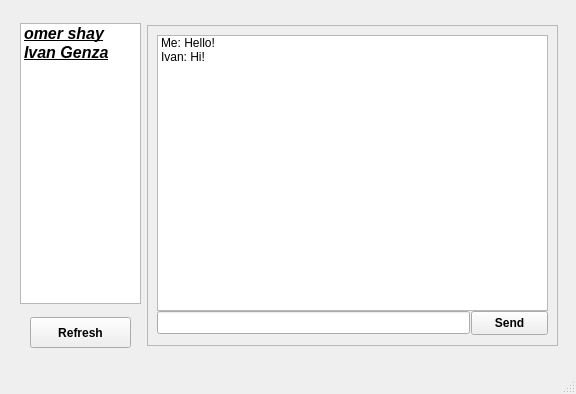
<?xml version="1.0" encoding="UTF-8"?>
<ui version="4.0">
 <class>student_chats</class>
 <widget class="QMainWindow" name="student_chats">
  <property name="geometry">
   <rect>
    <x>0</x>
    <y>0</y>
    <width>576</width>
    <height>394</height>
   </rect>
  </property>
  <property name="minimumSize">
   <size>
    <width>576</width>
    <height>394</height>
   </size>
  </property>
  <property name="maximumSize">
   <size>
    <width>576</width>
    <height>394</height>
   </size>
  </property>
  <property name="windowTitle">
   <string>MainWindow</string>
  </property>
  <widget class="QWidget" name="centralwidget">
   <layout class="QHBoxLayout" name="horizontalLayout">
    <property name="spacing">
     <number>6</number>
    </property>
    <property name="leftMargin">
     <number>20</number>
    </property>
    <property name="topMargin">
     <number>16</number>
    </property>
    <property name="rightMargin">
     <number>16</number>
    </property>
    <property name="bottomMargin">
     <number>16</number>
    </property>
    <item>
     <layout class="QVBoxLayout" name="verticalLayout_2">
      <item>
       <widget class="QListWidget" name="listWidget">
        <property name="minimumSize">
         <size>
          <width>121</width>
          <height>281</height>
         </size>
        </property>
        <property name="maximumSize">
         <size>
          <width>121</width>
          <height>281</height>
         </size>
        </property>
        <property name="font">
         <font>
          <pointsize>12</pointsize>
          <weight>75</weight>
          <italic>true</italic>
          <bold>true</bold>
          <underline>true</underline>
          <strikeout>false</strikeout>
         </font>
        </property>
        <property name="toolTip">
         <string>&lt;html&gt;&lt;head/&gt;&lt;body&gt;&lt;p align=&quot;center&quot;&gt;&lt;br/&gt;&lt;/p&gt;&lt;/body&gt;&lt;/html&gt;</string>
        </property>
        <property name="layoutDirection">
         <enum>Qt::LeftToRight</enum>
        </property>
        <property name="autoFillBackground">
         <bool>false</bool>
        </property>
        <item>
         <property name="text">
          <string>omer shay</string>
         </property>
        </item>
        <item>
         <property name="text">
          <string>Ivan Genza</string>
         </property>
        </item>
       </widget>
      </item>
      <item alignment="Qt::AlignHCenter">
       <widget class="QPushButton" name="show_chats_button">
        <property name="minimumSize">
         <size>
          <width>101</width>
          <height>31</height>
         </size>
        </property>
        <property name="maximumSize">
         <size>
          <width>101</width>
          <height>31</height>
         </size>
        </property>
        <property name="font">
         <font>
          <weight>75</weight>
          <italic>false</italic>
          <bold>true</bold>
         </font>
        </property>
        <property name="layoutDirection">
         <enum>Qt::LeftToRight</enum>
        </property>
        <property name="text">
         <string>Refresh</string>
        </property>
       </widget>
      </item>
     </layout>
    </item>
    <item>
     <widget class="QFrame" name="frame">
      <property name="minimumSize">
       <size>
        <width>411</width>
        <height>321</height>
       </size>
      </property>
      <property name="maximumSize">
       <size>
        <width>411</width>
        <height>321</height>
       </size>
      </property>
      <property name="frameShape">
       <enum>QFrame::StyledPanel</enum>
      </property>
      <property name="frameShadow">
       <enum>QFrame::Raised</enum>
      </property>
      <layout class="QVBoxLayout" name="verticalLayout">
       <property name="spacing">
        <number>0</number>
       </property>
       <item>
        <layout class="QGridLayout" name="gridLayout">
         <property name="spacing">
          <number>0</number>
         </property>
         <item row="0" column="0">
          <widget class="QListWidget" name="chat_list">
           <property name="minimumSize">
            <size>
             <width>391</width>
             <height>276</height>
            </size>
           </property>
           <property name="maximumSize">
            <size>
             <width>391</width>
             <height>276</height>
            </size>
           </property>
           <item>
            <property name="text">
             <string>Me: Hello!</string>
            </property>
           </item>
           <item>
            <property name="text">
             <string>Ivan: Hi!</string>
            </property>
           </item>
          </widget>
         </item>
         <item row="1" column="1" alignment="Qt::AlignRight|Qt::AlignTop">
          <widget class="QPushButton" name="send_msg_button">
           <property name="minimumSize">
            <size>
             <width>77</width>
             <height>24</height>
            </size>
           </property>
           <property name="maximumSize">
            <size>
             <width>78</width>
             <height>24</height>
            </size>
           </property>
           <property name="font">
            <font>
             <weight>75</weight>
             <bold>true</bold>
            </font>
           </property>
           <property name="text">
            <string>Send</string>
           </property>
          </widget>
         </item>
         <item row="1" column="0">
          <widget class="QLineEdit" name="msg_line">
           <property name="sizePolicy">
            <sizepolicy hsizetype="Expanding" vsizetype="Preferred">
             <horstretch>0</horstretch>
             <verstretch>0</verstretch>
            </sizepolicy>
           </property>
           <property name="minimumSize">
            <size>
             <width>313</width>
             <height>23</height>
            </size>
           </property>
           <property name="maximumSize">
            <size>
             <width>313</width>
             <height>23</height>
            </size>
           </property>
          </widget>
         </item>
        </layout>
       </item>
      </layout>
     </widget>
    </item>
   </layout>
  </widget>
  <widget class="QStatusBar" name="statusbar"/>
 </widget>
 <resources/>
 <connections/>
</ui>
